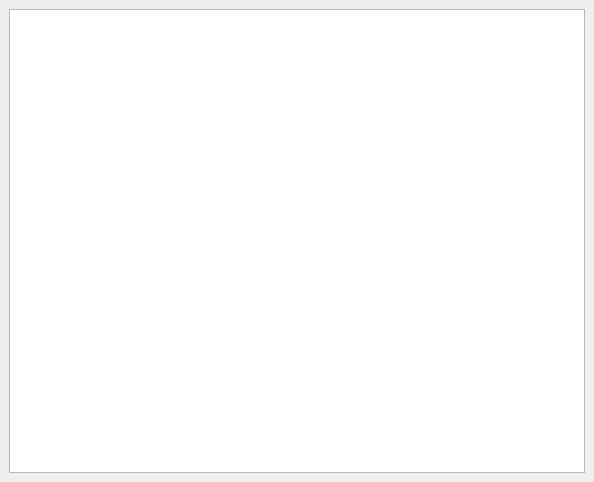
<?xml version="1.0" encoding="UTF-8"?>
<ui version="4.0">
 <class>Microwave</class>
 <widget class="QMainWindow" name="Microwave">
  <property name="geometry">
   <rect>
    <x>0</x>
    <y>0</y>
    <width>594</width>
    <height>482</height>
   </rect>
  </property>
  <property name="windowTitle">
   <string>Microwave</string>
  </property>
  <widget class="QWidget" name="centralwidget">
   <layout class="QVBoxLayout" name="verticalLayout">
    <item>
     <widget class="QTextEdit" name="textEdit"/>
    </item>
   </layout>
  </widget>
 </widget>
 <resources/>
 <connections/>
</ui>
